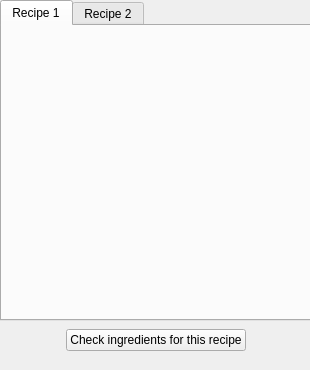
<?xml version="1.0" encoding="UTF-8"?>
<ui version="4.0">
 <class>RecipesPage</class>
 <widget class="QMainWindow" name="RecipesPage">
  <property name="geometry">
   <rect>
    <x>0</x>
    <y>0</y>
    <width>310</width>
    <height>370</height>
   </rect>
  </property>
  <property name="windowTitle">
   <string>MainWindow</string>
  </property>
  <widget class="QWidget" name="centralwidget">
   <widget class="QTabWidget" name="tabWidget">
    <property name="geometry">
     <rect>
      <x>0</x>
      <y>0</y>
      <width>311</width>
      <height>321</height>
     </rect>
    </property>
    <property name="currentIndex">
     <number>0</number>
    </property>
    <widget class="QWidget" name="tab">
     <attribute name="title">
      <string>Recipe 1</string>
     </attribute>
    </widget>
    <widget class="QWidget" name="tab_2">
     <attribute name="title">
      <string>Recipe 2</string>
     </attribute>
    </widget>
   </widget>
   <widget class="QWidget" name="horizontalLayoutWidget">
    <property name="geometry">
     <rect>
      <x>0</x>
      <y>320</y>
      <width>311</width>
      <height>41</height>
     </rect>
    </property>
    <layout class="QHBoxLayout" name="horizontalLayout_3">
     <item>
      <spacer name="horizontalSpacer">
       <property name="orientation">
        <enum>Qt::Horizontal</enum>
       </property>
       <property name="sizeHint" stdset="0">
        <size>
         <width>40</width>
         <height>20</height>
        </size>
       </property>
      </spacer>
     </item>
     <item>
      <widget class="QPushButton" name="pushButton">
       <property name="text">
        <string>Check ingredients for this recipe</string>
       </property>
      </widget>
     </item>
     <item>
      <spacer name="horizontalSpacer_2">
       <property name="orientation">
        <enum>Qt::Horizontal</enum>
       </property>
       <property name="sizeHint" stdset="0">
        <size>
         <width>40</width>
         <height>20</height>
        </size>
       </property>
      </spacer>
     </item>
    </layout>
   </widget>
  </widget>
 </widget>
 <resources/>
 <connections/>
</ui>
